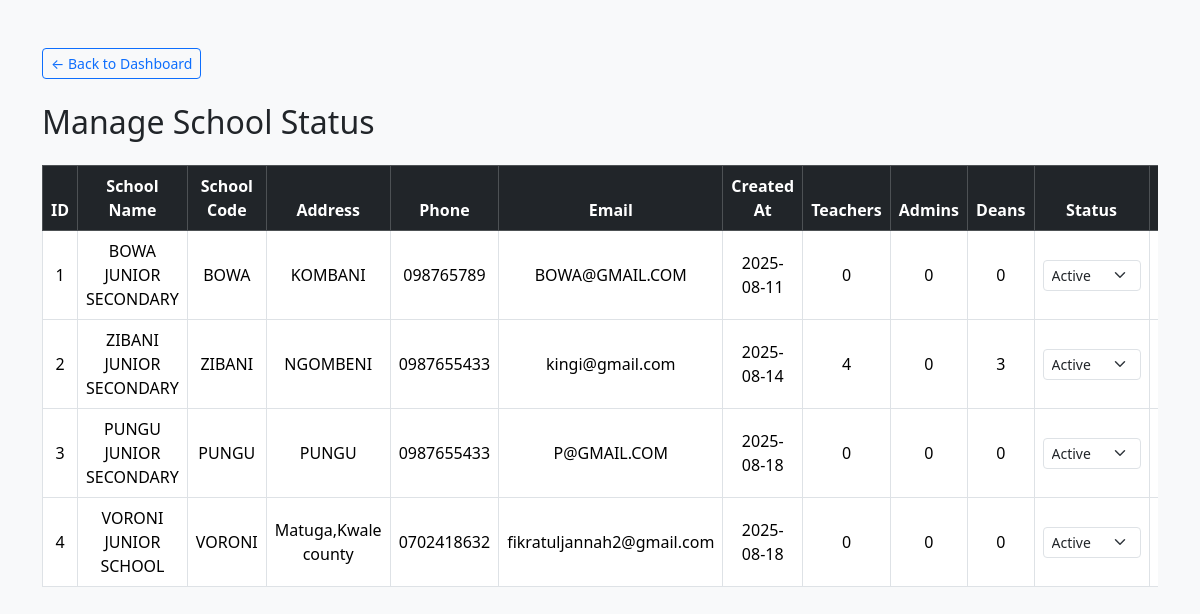
/manager/manage_schools.php (signed in), run on the app's committed database.
### tables this page shows
CREATE TABLE `school` (
  `id` int(11) NOT NULL,
  `school_name` varchar(100) NOT NULL,
  `school_code` varchar(50) NOT NULL,
  `address` text NOT NULL,
  `phone` varchar(25) NOT NULL,
  `email` varchar(100) NOT NULL,
  `created_at` date NOT NULL DEFAULT current_timestamp(),
  `status` tinyint(1) NOT NULL DEFAULT 1
);

### manager/manage_schools.php (the view, shortened to what this page needs)
<?php
include 'db.php';
$query = "
    SELECT s.id, s.school_name, s.school_code, s.address, s.phone, s.email, s.created_at, s.status,
           SUM(CASE WHEN u.role = 'Teacher' THEN 1 ELSE 0 END) AS teacher_count,
           SUM(CASE WHEN u.role = 'Admin' THEN 1 ELSE 0 END) AS admin_count,
           SUM(CASE WHEN u.role = 'Dean' THEN 1 ELSE 0 END) AS dean_count
    FROM school s
    LEFT JOIN users u ON u.school_id = s.id
    GROUP BY s.id
    ORDER BY s.id ASC
";
$result = $conn->query($query);
$schools = $result->fetch_all(MYSQLI_ASSOC);
?>
<!DOCTYPE html>
<html lang="en">
<head>
    <link href="https://cdn.jsdelivr.net/npm/bootstrap@5.3.3/dist/css/bootstrap.min.css" rel="stylesheet">
</head>
<body class="bg-light">
<div class="container mt-5">
<a href="dashboard.php" class="btn btn-outline-primary mb-4 btn-sm">
    &larr; Back to Dashboard
</a>
    <h2 class="mb-4">Manage School Status</h2>
    <div class="table-responsive">
        <table class="table table-bordered table-hover align-middle text-center">
            <thead class="table-dark">
                <tr>
                    <th>ID</th>
                    <th>School Name</th>
                    <th>School Code</th>
                    <th>Address</th>
                    <th>Phone</th>
                    <th>Email</th>
                    <th>Created At</th>
                    <th>Teachers</th>
                    <th>Admins</th>
                    <th>Deans</th>
                    <th>Status</th>
                    <th>Update</th>
                </tr>
            </thead>
            <tbody>
            <?php foreach ($schools as $school): ?>
                <tr>
                    <td><?= $school['id'] ?></td>
                    <td><?= htmlspecialchars($school['school_name']) ?></td>
                    <td><?= htmlspecialchars($school['school_code']) ?></td>
                    <td><?= htmlspecialchars($school['address']) ?></td>
                    <td><?= htmlspecialchars($school['phone']) ?></td>
                    <td><?= htmlspecialchars($school['email']) ?></td>
                    <td><?= $school['created_at'] ?></td>
                    <td><?= $school['teacher_count'] ?></td>
                    <td><?= $school['admin_count'] ?></td>
                    <td><?= $school['dean_count'] ?></td>
                    <td>
                        <form method="POST" class="d-flex justify-content-center align-items-center gap-2">
                            <select name="status" class="form-select form-select-sm w-auto">
                                <option value="1" <?= $school['status'] == 1 ? 'selected' : '' ?>>Active</option>
                            </select>
                    </td>
                    <td>
                    </td>
                </tr>
            <?php endforeach; ?>
            </tbody>
        </table>
    </div>
</div>
</body>
</html>

### data on the page
school: id "1", school_name "BOWA JUNIOR SECONDARY", school_code "BOWA", address "KOMBANI", phone "098765789", email "BOWA@GMAIL.COM", created_at "2025-08-11", teacher_count "0", admin_count "0", dean_count "0", status "Active"
school: id "2", school_name "ZIBANI JUNIOR SECONDARY", school_code "ZIBANI", address "NGOMBENI", phone "0987655433", email "kingi@gmail.com", created_at "2025-08-14", teacher_count "4", admin_count "0", dean_count "3", status "Active"
school: id "3", school_name "PUNGU JUNIOR SECONDARY", school_code "PUNGU", address "PUNGU", phone "0987655433", email "P@GMAIL.COM", created_at "2025-08-18", teacher_count "0", admin_count "0", dean_count "0", status "Active"
school: id "4", school_name "VORONI JUNIOR SCHOOL", school_code "VORONI", address "Matuga,Kwale county", phone "0702418632", email "fikratuljannah2@gmail.com", created_at "2025-08-18", teacher_count "0", admin_count "0", dean_count "0", status "Active"
